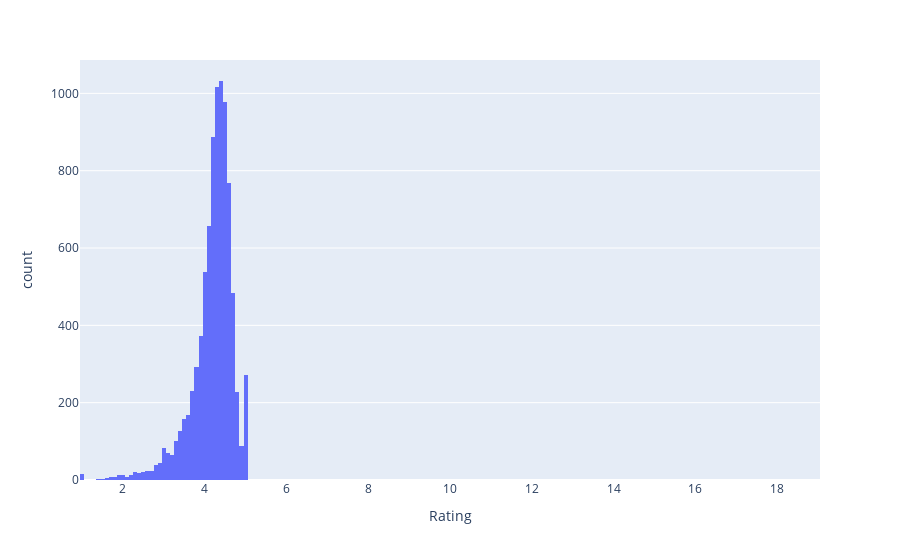

Notebook cell for this chart:
### Markdown cell above
### For Numerical Columns

### Code cell
px.histogram(data_frame= df, x= 'Rating')

### Figure 1 — Plotly figure (JSON) as saved in the notebook; plotly's stock layout.template omitted (floating-point values rounded to 4 significant figures; data arrays with more than 128 entries replaced by an {"elided": "..."} marker saying what was removed)
{"data": [{"alignmentgroup": "True", "bingroup": "x", "hovertemplate": "Rating=%{x}<br>count=%{y}<extra></extra>", "legendgroup": "", "marker": {"color": "#636efa", "pattern": {"shape": ""}}, "name": "", "offsetgroup": "", "orientation": "v", "showlegend": false, "type": "histogram", "x": {"elided": "10358 float values"}, "xaxis": "x", "yaxis": "y"}], "layout": {"barmode": "relative", "legend": {"tracegroupgap": 0}, "margin": {"t": 60}, "xaxis": {"anchor": "y", "domain": [0, 1], "title": {"text": "Rating"}}, "yaxis": {"anchor": "x", "domain": [0, 1], "title": {"text": "count"}}}}
